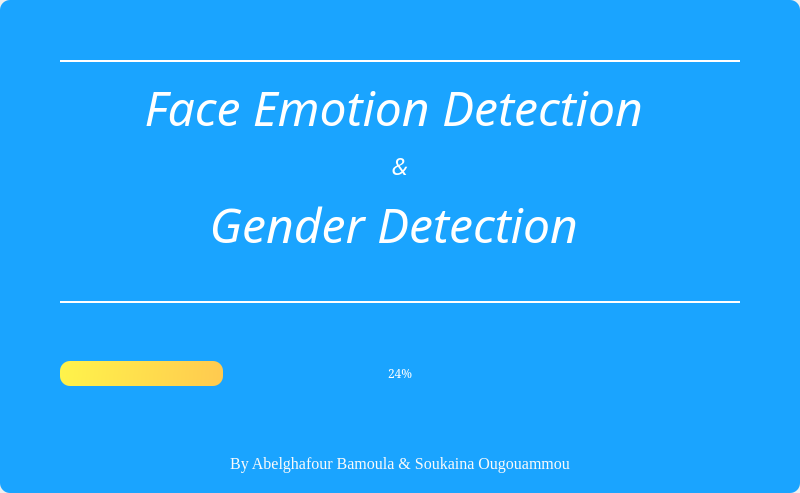
<?xml version="1.0" encoding="UTF-8"?>
<ui version="4.0">
 <class>LoadingScreen</class>
 <widget class="QMainWindow" name="LoadingScreen">
  <property name="geometry">
   <rect>
    <x>0</x>
    <y>0</y>
    <width>800</width>
    <height>493</height>
   </rect>
  </property>
  <property name="windowTitle">
   <string>MainWindow</string>
  </property>
  <widget class="QWidget" name="centralwidget">
   <property name="font">
    <font>
     <family>Serif</family>
    </font>
   </property>
   <property name="styleSheet">
    <string notr="true">QWidget{
background-color: rgb(26, 164, 255);
border-radius: 10px;
}</string>
   </property>
   <layout class="QVBoxLayout" name="verticalLayout">
    <property name="spacing">
     <number>15</number>
    </property>
    <property name="leftMargin">
     <number>60</number>
    </property>
    <property name="topMargin">
     <number>60</number>
    </property>
    <property name="rightMargin">
     <number>60</number>
    </property>
    <property name="bottomMargin">
     <number>20</number>
    </property>
    <item>
     <widget class="QLabel" name="label_2">
      <property name="maximumSize">
       <size>
        <width>16777215</width>
        <height>95</height>
       </size>
      </property>
      <property name="font">
       <font>
        <family>Fredoka One</family>
        <pointsize>36</pointsize>
        <weight>50</weight>
        <italic>true</italic>
        <bold>false</bold>
       </font>
      </property>
      <property name="styleSheet">
       <string notr="true">color: rgb(255, 255, 255);
border-top: 2px solid rgb(255, 255, 255);
border-radius: 0;
padding-top: 12px;</string>
      </property>
      <property name="text">
       <string>Face Emotion Detection </string>
      </property>
      <property name="alignment">
       <set>Qt::AlignCenter</set>
      </property>
     </widget>
    </item>
    <item>
     <widget class="QLabel" name="label_3">
      <property name="sizePolicy">
       <sizepolicy hsizetype="Ignored" vsizetype="Fixed">
        <horstretch>0</horstretch>
        <verstretch>0</verstretch>
       </sizepolicy>
      </property>
      <property name="maximumSize">
       <size>
        <width>16777215</width>
        <height>20</height>
       </size>
      </property>
      <property name="font">
       <font>
        <family>Fredoka One</family>
        <pointsize>18</pointsize>
        <weight>50</weight>
        <italic>true</italic>
        <bold>false</bold>
       </font>
      </property>
      <property name="styleSheet">
       <string notr="true">color:rgb(255, 255, 255)</string>
      </property>
      <property name="text">
       <string>&amp;</string>
      </property>
      <property name="alignment">
       <set>Qt::AlignCenter</set>
      </property>
     </widget>
    </item>
    <item>
     <widget class="QLabel" name="label_4">
      <property name="maximumSize">
       <size>
        <width>16777215</width>
        <height>70</height>
       </size>
      </property>
      <property name="font">
       <font>
        <family>Fredoka One</family>
        <pointsize>36</pointsize>
        <weight>50</weight>
        <italic>true</italic>
        <bold>false</bold>
       </font>
      </property>
      <property name="styleSheet">
       <string notr="true">color:rgb(255, 255, 255);</string>
      </property>
      <property name="text">
       <string>Gender Detection </string>
      </property>
      <property name="alignment">
       <set>Qt::AlignCenter</set>
      </property>
     </widget>
    </item>
    <item>
     <widget class="QLabel" name="label">
      <property name="styleSheet">
       <string notr="true">border-bottom: 2px solid rgb(255, 255, 255);
border-radius: 0;
padding-bottom: 12px;</string>
      </property>
      <property name="text">
       <string/>
      </property>
      <property name="pixmap">
       <pixmap resource="resources.qrc">:/icons/emotions.png</pixmap>
      </property>
      <property name="alignment">
       <set>Qt::AlignCenter</set>
      </property>
     </widget>
    </item>
    <item>
     <widget class="QLabel" name="label_5">
      <property name="text">
       <string/>
      </property>
     </widget>
    </item>
    <item>
     <widget class="QProgressBar" name="progressBar">
      <property name="styleSheet">
       <string notr="true">QProgressBar{
color: rgb(255, 255, 255);
text-align:center;
}
QProgressBar:chunk{
background-color: rgb(255, 241, 87);
	background-color: qlineargradient(spread:pad, x1:0, y1:0.483, x2:1, y2:0.5, stop:0 rgba(255, 243, 75, 255), stop:1 rgba(255, 202, 79, 255));
border-radius:10px;
}

</string>
      </property>
      <property name="value">
       <number>24</number>
      </property>
     </widget>
    </item>
    <item>
     <widget class="QLabel" name="label_7">
      <property name="text">
       <string/>
      </property>
     </widget>
    </item>
    <item>
     <widget class="QLabel" name="label_6">
      <property name="maximumSize">
       <size>
        <width>16777215</width>
        <height>30</height>
       </size>
      </property>
      <property name="font">
       <font>
        <family>Times New Roman</family>
        <pointsize>12</pointsize>
        <weight>50</weight>
        <bold>false</bold>
       </font>
      </property>
      <property name="styleSheet">
       <string notr="true">color: rgb(250, 250, 250);</string>
      </property>
      <property name="text">
       <string>By Abelghafour Bamoula &amp; Soukaina Ougouammou</string>
      </property>
      <property name="alignment">
       <set>Qt::AlignBottom|Qt::AlignHCenter</set>
      </property>
     </widget>
    </item>
   </layout>
  </widget>
 </widget>
 <resources>
  <include location="resources.qrc"/>
 </resources>
 <connections/>
</ui>
